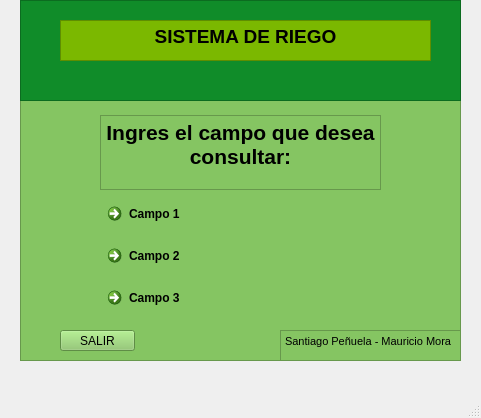
<?xml version="1.0" encoding="UTF-8"?>
<ui version="4.0">
 <class>MainWindow</class>
 <widget class="QMainWindow" name="MainWindow">
  <property name="geometry">
   <rect>
    <x>0</x>
    <y>0</y>
    <width>481</width>
    <height>418</height>
   </rect>
  </property>
  <property name="windowTitle">
   <string>MainWindow</string>
  </property>
  <widget class="QWidget" name="centralwidget">
   <widget class="QFrame" name="frame_2">
    <property name="geometry">
     <rect>
      <x>20</x>
      <y>100</y>
      <width>441</width>
      <height>261</height>
     </rect>
    </property>
    <property name="styleSheet">
     <string notr="true">background-color: rgb(133, 197, 98);</string>
    </property>
    <property name="frameShape">
     <enum>QFrame::StyledPanel</enum>
    </property>
    <property name="frameShadow">
     <enum>QFrame::Raised</enum>
    </property>
    <widget class="QWidget" name="verticalLayoutWidget">
     <property name="geometry">
      <rect>
       <x>80</x>
       <y>15</y>
       <width>281</width>
       <height>201</height>
      </rect>
     </property>
     <layout class="QVBoxLayout" name="verticalLayout">
      <item>
       <widget class="QTextEdit" name="textEdit_3">
        <property name="mouseTracking">
         <bool>false</bool>
        </property>
        <property name="tabletTracking">
         <bool>false</bool>
        </property>
        <property name="styleSheet">
         <string notr="true">color: rgb(0, 0, 0);</string>
        </property>
        <property name="readOnly">
         <bool>true</bool>
        </property>
        <property name="html">
         <string>&lt;!DOCTYPE HTML PUBLIC &quot;-//W3C//DTD HTML 4.0//EN&quot; &quot;http://www.w3.org/TR/REC-html40/strict.dtd&quot;&gt;
&lt;html&gt;&lt;head&gt;&lt;meta name=&quot;qrichtext&quot; content=&quot;1&quot; /&gt;&lt;style type=&quot;text/css&quot;&gt;
p, li { white-space: pre-wrap; }
&lt;/style&gt;&lt;/head&gt;&lt;body style=&quot; font-family:'MS Shell Dlg 2'; font-size:8.25pt; font-weight:400; font-style:normal;&quot;&gt;
&lt;p align=&quot;center&quot; style=&quot; margin-top:0px; margin-bottom:0px; margin-left:0px; margin-right:0px; -qt-block-indent:0; text-indent:0px;&quot;&gt;&lt;span style=&quot; font-size:16pt; font-weight:600;&quot;&gt;Ingres el campo que desea consultar:&lt;/span&gt;&lt;/p&gt;&lt;/body&gt;&lt;/html&gt;</string>
        </property>
       </widget>
      </item>
      <item>
       <widget class="QCommandLinkButton" name="commandLinkButton_opcion1">
        <property name="styleSheet">
         <string notr="true">selection-color: rgb(255, 85, 0);
background-color: rgb(255, 255, 0);</string>
        </property>
        <property name="text">
         <string>Campo 1</string>
        </property>
       </widget>
      </item>
      <item>
       <widget class="QCommandLinkButton" name="commandLinkButton_opcion2">
        <property name="styleSheet">
         <string notr="true">background-color: rgb(255, 255, 0);</string>
        </property>
        <property name="text">
         <string>Campo 2</string>
        </property>
       </widget>
      </item>
      <item>
       <widget class="QCommandLinkButton" name="commandLinkButton_opcion3">
        <property name="styleSheet">
         <string notr="true">background-color: rgb(255, 255, 0);</string>
        </property>
        <property name="text">
         <string>Campo 3</string>
        </property>
       </widget>
      </item>
     </layout>
    </widget>
    <widget class="QTextEdit" name="textEdit_2">
     <property name="geometry">
      <rect>
       <x>260</x>
       <y>230</y>
       <width>181</width>
       <height>31</height>
      </rect>
     </property>
     <property name="readOnly">
      <bool>true</bool>
     </property>
     <property name="html">
      <string>&lt;!DOCTYPE HTML PUBLIC &quot;-//W3C//DTD HTML 4.0//EN&quot; &quot;http://www.w3.org/TR/REC-html40/strict.dtd&quot;&gt;
&lt;html&gt;&lt;head&gt;&lt;meta name=&quot;qrichtext&quot; content=&quot;1&quot; /&gt;&lt;style type=&quot;text/css&quot;&gt;
p, li { white-space: pre-wrap; }
&lt;/style&gt;&lt;/head&gt;&lt;body style=&quot; font-family:'MS Shell Dlg 2'; font-size:8.25pt; font-weight:400; font-style:normal;&quot;&gt;
&lt;p style=&quot; margin-top:0px; margin-bottom:0px; margin-left:0px; margin-right:0px; -qt-block-indent:0; text-indent:0px;&quot;&gt;Santiago Peñuela - Mauricio Mora&lt;/p&gt;&lt;/body&gt;&lt;/html&gt;</string>
     </property>
    </widget>
    <widget class="QPushButton" name="pushButton_salir">
     <property name="geometry">
      <rect>
       <x>40</x>
       <y>230</y>
       <width>75</width>
       <height>21</height>
      </rect>
     </property>
     <property name="text">
      <string>SALIR</string>
     </property>
    </widget>
   </widget>
   <widget class="QFrame" name="frame">
    <property name="geometry">
     <rect>
      <x>20</x>
      <y>0</y>
      <width>441</width>
      <height>101</height>
     </rect>
    </property>
    <property name="styleSheet">
     <string notr="true">background-color: rgb(16, 140, 41);</string>
    </property>
    <property name="frameShape">
     <enum>QFrame::StyledPanel</enum>
    </property>
    <property name="frameShadow">
     <enum>QFrame::Raised</enum>
    </property>
    <widget class="QTextEdit" name="textEdit">
     <property name="geometry">
      <rect>
       <x>40</x>
       <y>20</y>
       <width>371</width>
       <height>41</height>
      </rect>
     </property>
     <property name="font">
      <font>
       <pointsize>14</pointsize>
       <weight>75</weight>
       <bold>true</bold>
      </font>
     </property>
     <property name="styleSheet">
      <string notr="true">color: rgb(0, 0, 0);
background-color: rgb(123, 184, 0);</string>
     </property>
     <property name="readOnly">
      <bool>true</bool>
     </property>
     <property name="html">
      <string>&lt;!DOCTYPE HTML PUBLIC &quot;-//W3C//DTD HTML 4.0//EN&quot; &quot;http://www.w3.org/TR/REC-html40/strict.dtd&quot;&gt;
&lt;html&gt;&lt;head&gt;&lt;meta name=&quot;qrichtext&quot; content=&quot;1&quot; /&gt;&lt;style type=&quot;text/css&quot;&gt;
p, li { white-space: pre-wrap; }
&lt;/style&gt;&lt;/head&gt;&lt;body style=&quot; font-family:'MS Shell Dlg 2'; font-size:14pt; font-weight:600; font-style:normal;&quot;&gt;
&lt;p align=&quot;center&quot; style=&quot; margin-top:0px; margin-bottom:0px; margin-left:0px; margin-right:0px; -qt-block-indent:0; text-indent:0px;&quot;&gt;SISTEMA DE RIEGO&lt;/p&gt;&lt;/body&gt;&lt;/html&gt;</string>
     </property>
    </widget>
   </widget>
  </widget>
  <widget class="QMenuBar" name="menubar">
   <property name="geometry">
    <rect>
     <x>0</x>
     <y>0</y>
     <width>481</width>
     <height>21</height>
    </rect>
   </property>
  </widget>
  <widget class="QStatusBar" name="statusbar"/>
 </widget>
 <resources/>
 <connections/>
</ui>
